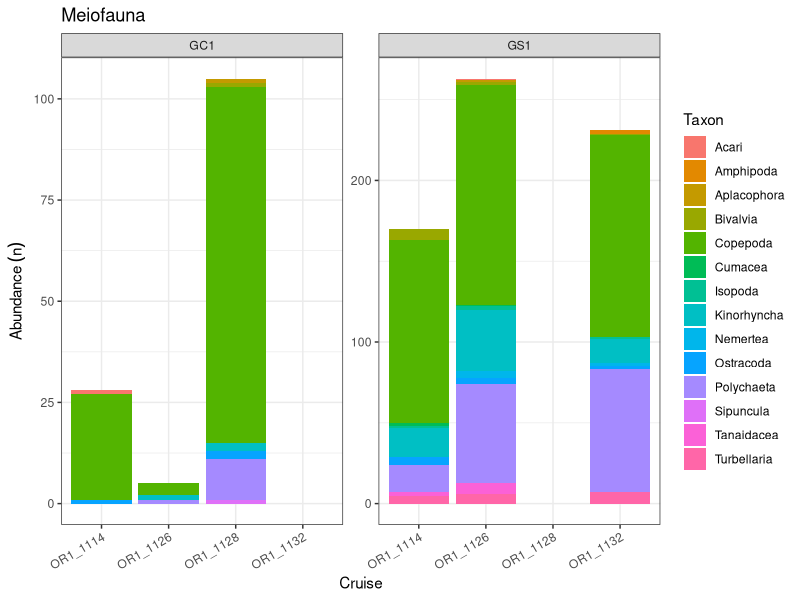

Write R code to recreate this figure.
rm(list = ls())
library(readxl)
library(dplyr)
library(writexl)
library(ggplot2)
#abundance####
GPSC_meio_abundance <- read_excel("data/GPSC_meio_sorting/GPSC_meio_sorting_2016.08.18.xlsx", 
                                   sheet = "Specimen")
levels(factor(GPSC_meio_abundance$Station))
GC1_meio_abundance<-GPSC_meio_abundance%>% filter(Station=="GC1")
GS1_meio_abundance<-GPSC_meio_abundance%>% filter(Station=="GS1")
abu<-rbind(GC1_meio_abundance,GS1_meio_abundance)
GC1_mean<-GC1_meio_abundance %>% 
  group_by(Cruise,Station) %>% 
  mutate(sum=sum(Abundance)) %>% 
  group_by(Station) %>% 
  mutate(mean=mean(sum))
GS1_mean<-GS1_meio_abundance %>% 
  group_by(Cruise,Station) %>% 
  mutate(sum=sum(Abundance)) %>% 
  group_by(Station) %>% 
  mutate(mean=mean(sum))
2109.905/629.625
#plot
abu %>% filter(Taxon!="Nematoda") %>%  
  ggplot(aes(x=Cruise,y=Abundance))+
  geom_bar(stat = "identity",position = "stack",
           aes(fill=Taxon))+
  ylab(expression(Abundance~(n)))+
  ylim(0, NA)+
  facet_wrap(~Station,scales = "free_y")+
  theme_bw()+
  theme(axis.text.x = element_text(angle = 30, hjust = 1))+
  labs(title = "Meiofauna")
